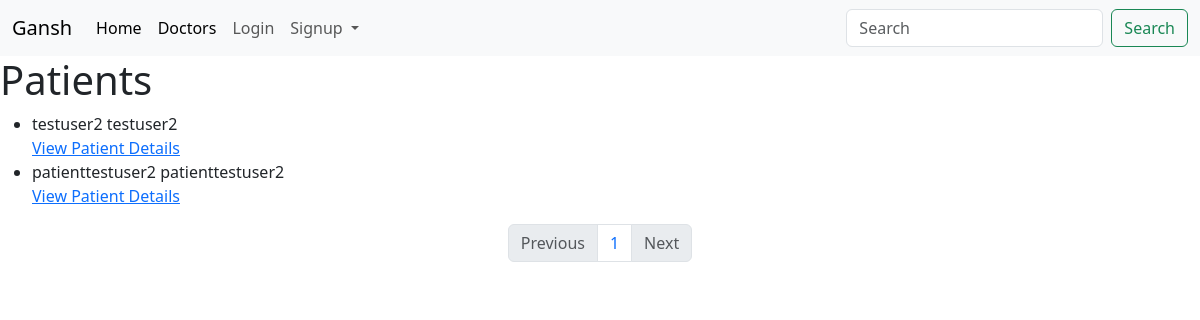
The app's page /patients, older data.
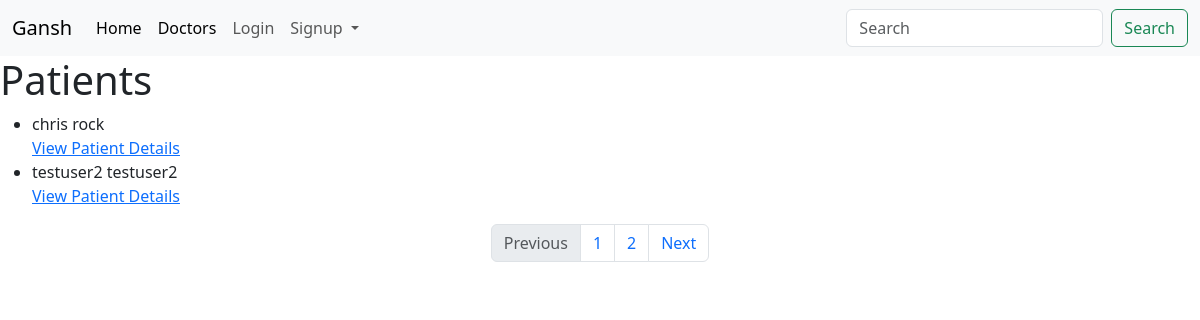
The same page, newer data.
### thesis_api/models.py (models this page shows, shortened)
class Patient(models.Model):
    male = 'male'
    female = 'female'
    category_choices = [
        (male , 'male'), (female ,'female')
    ]
    A_postive = 'A+'
    A_negative = 'A-'
    B_postive = 'B+'
    B_negative = 'B-'
    AB_postive = 'AB+'
    AB_negative = 'AB-'
    O_postive = 'O+'
    O_negative = 'O-'
    blood_type = [
        (A_postive , 'A+',),(A_negative , 'A-'),(B_postive , 'B+'),(B_negative , 'B-'),(AB_postive , 'AB+'),(AB_negative , 'AB-'),(O_postive , 'O+'),(O_negative , 'O-')
    ]
    user = models.ForeignKey(User, on_delete=models.CASCADE)
    slug = models.SlugField(null=True, blank=True)
    first_name = models.CharField(max_length=50)
    last_name = models.CharField(max_length=50)
    date_of_birth = models.DateField(auto_now=False, auto_now_add=False)
    language = models.CharField(max_length=50)
    gender = models.CharField(max_length=50, choices=category_choices)
    blood_type = models.CharField(max_length=50, choices=blood_type)
    email = models.EmailField(max_length=254)
    address = models.TextField()
    phone_number = models.IntegerField()
    allergies = models.TextField()
    medical_conditions = models.TextField(help_text="write None if none ")
    current_medications = models.TextField(help_text="write None if none ")

### thesis_api/views.py (the view)
# urls.py: path('patients', views.PatientList.as_view(), name="patients"),
class PatientList(APIView):
    renderer_classes = [TemplateHTMLRenderer]
    template_name = 'patient_list.html'
    def get(self, request):
        p = Paginator(Patient.objects.all().order_by("-id"), 2)
        page = request.GET.get('page')
        queryset = p.get_page(page)
        return Response({'patients': queryset})

### templates/patient_list.html
{% extends "base.html" %}
{% load rest_framework %}
{% block content %}
    <h1>Patients</h1>
    <ul>
        {% for patient in patients %}
        <li>{{ patient.first_name }} {{ patient.last_name }}</li>
        <a href='{% url "patient-details" patient.slug %}'>View Patient Details</a>
        {% endfor %}
    </ul>
    <nav aria-label="Page navigation example">
        <ul class="pagination justify-content-center"> {% if patients.has_previous %}
          <li class="page-item"><a class="page-link" href="?page={{patients.previous_page_number}}">Previous</a></li>
          {% else %}
          <li class="page-item disabled">
            <a class="page-link">Previous</a>
          </li>
          {% endif %}
          {% for page in patients.paginator.page_range %}
          <li class="page-item"><a class="page-link" href="?page={{ page }}">{{ page }}</a></li>
          {% endfor %}
          {% if patients.has_next %}
          <li class="page-item"><a class="page-link" href="?page={{patients.next_page_number}}">Next</a></li>
          {% else %}
          <li class="page-item disabled">
            <a class="page-link">Next</a>
          </li>
          {% endif %}
        </ul>
    </nav>
{% endblock content %}

Row changes from the older to the newer data that the page shows:
no longer on this page (row unchanged): Patient: first_name "patienttestuser2", last_name "patienttestuser2"
added Patient: first_name "chris", last_name "rock"
Text that changed along with them:
new list line: "2"
